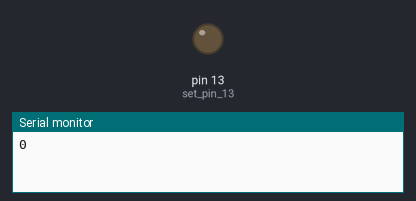
Recording of a sketch running on a simulated Arduino Uno, built with avr-gcc and run on an emulated ATmega328P. Shown: output pins drawn as LEDs (lit = HIGH), the last lines printed to the serial monitor.

Above: at 0.1 s.
At 3.1 s:
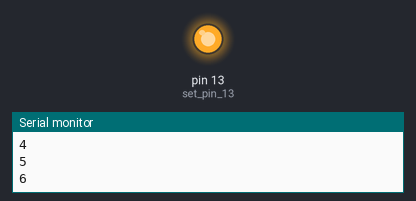
Timing chart, 0 to 4.6 s (numbered marks = the images above):
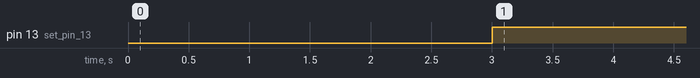

The sketch:

6attachBuiltinLEDoutput.ino
```cpp
int counter = 0; //declaring the counter variable and setting it to 0

void setup()
{
  // put your setup code here, to run once:
  Serial.begin(9600); //set the Baud rate to 9600hz. You can change this in the bottom right corner of the serial monitor
  pinMode(13, OUTPUT); //set pin 13 (the built in LED) to be an output
}

void loop()
{
  // put your main code here, to run repeatedly:
  //Serial.println("hi"); //Send the serial signal to the computer to print the string "hi" to the serial monitor
  Serial.println(counter); //print the value of the variable 'counter'
  delay(500); //delay 500 milliseconds
  counter = counter + 1; //take the previous value of 'counter', add 1, and store that new number in 'counter' again
  if (counter > 5) //if the variable 'counter' is greater than 5, then do what's in the brackets
  {
    //Serial.println("timer is done!"); //print "timer is done!" to the serial moniter
    digitalWrite(13, HIGH); //turn on the built in LED by turning pin 13 high
  }
}
```

Measured:
- by itself, pin 13 (set_pin_13): LOW → HIGH at 3.0 s
